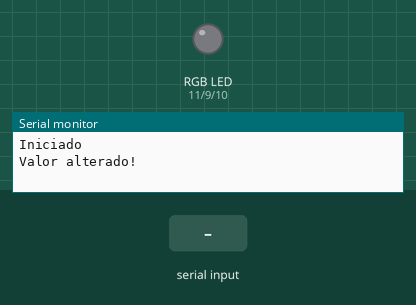
A sketch run on a simulated Arduino Uno, built with avr-gcc and run on an emulated ATmega328P. Parts: an RGB LED mixed from three pins (HIGH = lit), the last lines printed to the serial monitor. The test bench sets the inputs (shaded band). Dim RGB values are drawn brighter than linear.

Above: at 1.2 s.
1.3 s: "90,45,200," received over Serial
At 2.6 s:
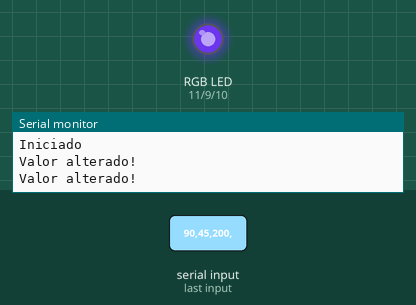
3.8 s: "30,150,10," received over Serial
At 5.8 s:
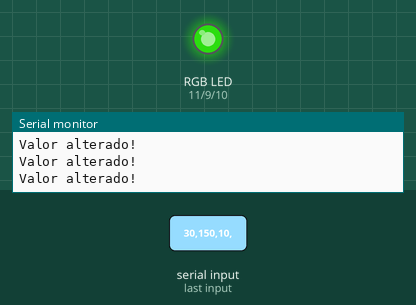
6.3 s: "90,45," received over Serial
At 8.5 s:
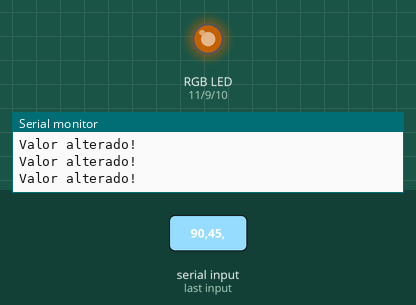
8.8 s: "30,150," received over Serial
At 10.7 s:
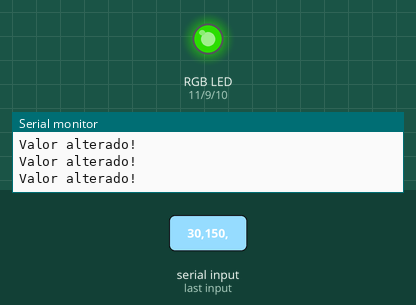
11.3 s: "5," received over Serial
At 14.1 s:
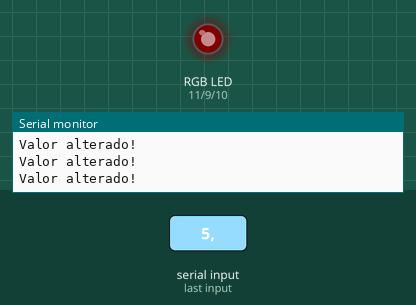
14.3 s: "90," received over Serial
At 16.6 s:
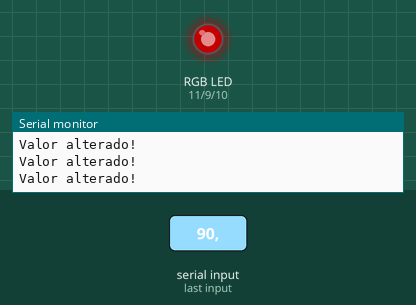
Timing chart, 0 to 18.1 s (numbered marks = the images above; inputs shaded):
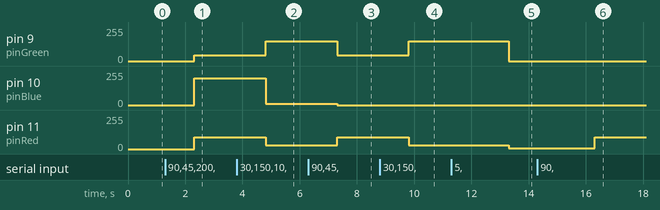

Measured:
- after the input at 1.3 s, pin 9 (pinGreen): 0/255 → 45/255 after 1.0 s; pin 10 (pinBlue): 0/255 → 200/255 after 1.0 s; pin 11 (pinRed): 0/255 → 90/255 after 1.0 s
- after the input at 3.8 s, pin 9 (pinGreen): 45/255 → 150/255 after 1.0 s; pin 10 (pinBlue): 200/255 → 10/255 after 1.0 s; pin 11 (pinRed): 90/255 → 30/255 after 1.0 s
- after the input at 6.3 s, pin 9 (pinGreen): 150/255 → 45/255 after 1.0 s; pin 10 (pinBlue): 10/255 → 0/255 after 1.0 s; pin 11 (pinRed): 30/255 → 90/255 after 1.0 s
- after the input at 8.8 s, pin 9 (pinGreen): 45/255 → 150/255 after 1.0 s; pin 11 (pinRed): 90/255 → 30/255 after 1.0 s
- after the input at 11.3 s, pin 9 (pinGreen): 150/255 → 0/255 after 2.0 s; pin 11 (pinRed): 30/255 → 5/255 after 2.0 s
- after the input at 14.3 s, pin 11 (pinRed): 5/255 → 90/255 after 2.0 s

The sketch:

LedRgb.ino
```cpp
const int pinRed = 11;
const int pinGreen = 9;
const int pinBlue = 10;

void setup() {
 Serial.begin(9600);
 Serial.println("Iniciado");
 alterarCorLedRgb(0,0,0);
}

void loop() {
  if (Serial.available()) {
    int valRed = Serial.readStringUntil(',').toInt();
    int valGreen = Serial.readStringUntil(',').toInt();
    int valBlue = Serial.readStringUntil('\n').toInt();

    alterarCorLedRgb(valRed, valGreen, valBlue);

  }
}

void alterarCorLedRgb (int r, int g, int b) {
    analogWrite(pinRed, r);
    analogWrite(pinGreen, g);
    analogWrite(pinBlue, b);

    Serial.println("\n\n\nValor alterado!");
}
```
